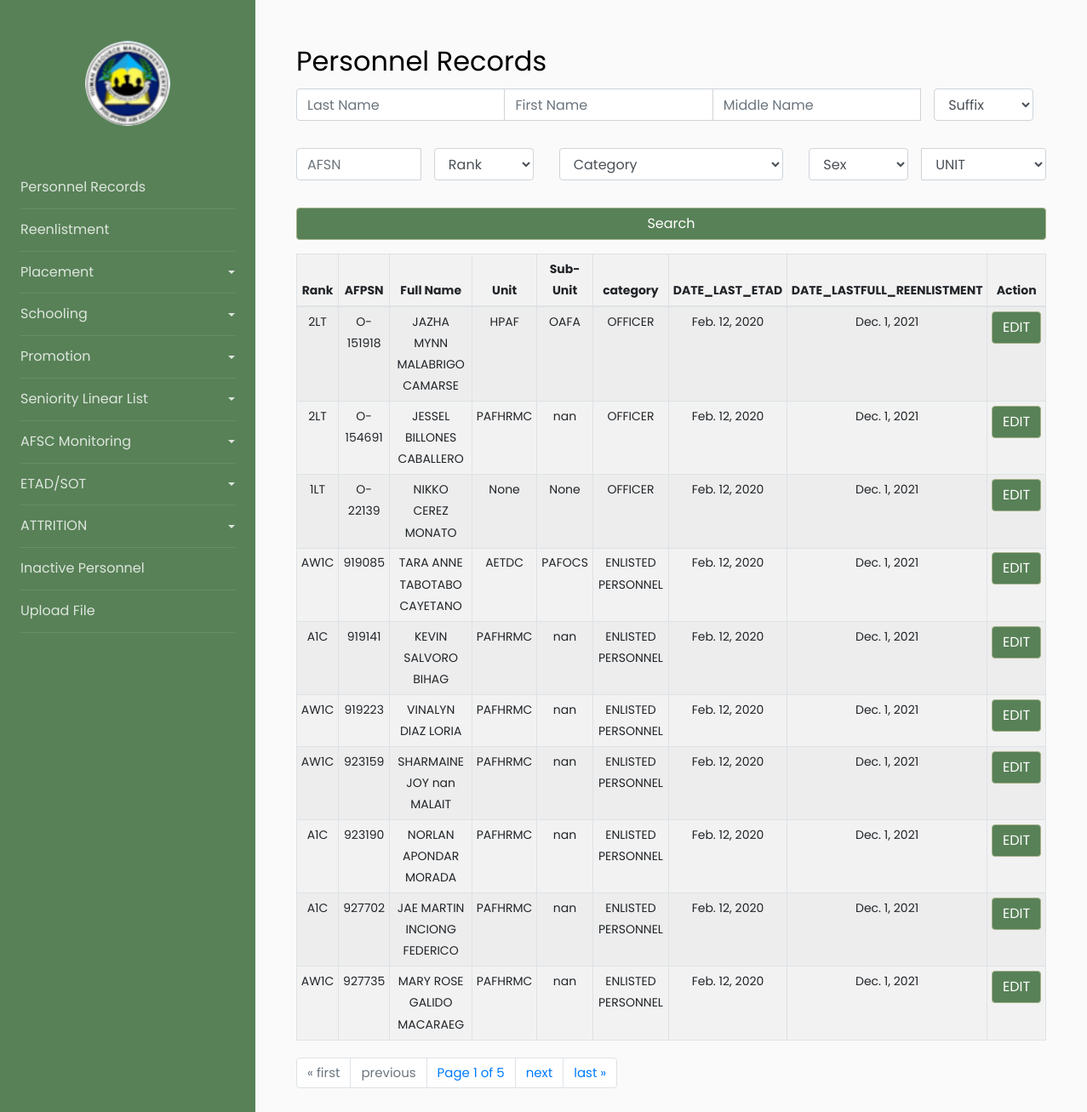
The page / on the database its author committed.
### myapp/models.py (models this page shows, shortened)
class PersonnelItem(models.Model):
    RANK = models.CharField(max_length=200)
    LAST_NAME = models.CharField(max_length=200)
    FIRST_NAME = models.CharField(max_length=200)
    MIDDLE_NAME = models.CharField(max_length=200, blank=True, null=True)
    EXTENSION_NAME = models.CharField(max_length=200, blank=True, null=True)
    SERIAL_NUMBER = models.CharField(max_length=200)
    BOS = models.CharField(max_length=200)
    SEX = models.CharField(max_length=10)
    BIRTHDAY = models.DateField(blank=True, null=True)
    CONTACT_NUMBER = models.CharField(max_length=200, blank=True, null=True)
    ADDRESS = models.CharField(max_length=200, blank=True, null=True)
    CLASSIFICATION = models.CharField(max_length=200)
    CATEGORY = models.CharField(max_length=200)
    SOURCE_OF_ENLISTMENT_COMMISION =models.CharField(max_length=200)
    PILOT_RATED_NON_RATED = models.CharField(max_length=200, blank=True, null=True)
    AFSC = models.CharField(max_length=200, blank=True, null=True)
    HIGHEST_PME_COURSES = models.CharField(max_length=200, blank=True, null=True)
    EFFECTIVE_DATE_APPOINTMENT = models.DateField()
    EFFECTIVE_DATE_ENTERED = models.DateField()
    DATE_LAST_PROMOTION_APPOINTMENT = models.DateField(blank=True, null=True)
    UNIT = models.CharField(max_length=200, blank=True, null=True)
    SUB_UNIT = models.CharField(max_length=200, blank=True, null=True)
    DATE_LASTFULL_REENLISTMENT = models.DateField( blank=True, null=True)
    DATE_LAST_ETAD = models.DateField( blank=True, null=True)

### myapp/views.py (the view)
# urls.py: path('', views.index, name='index'),
def index(request):
    last_name_query = request.GET.get('last_name')
    first_name_query = request.GET.get('first_name')
    middle_name_query = request.GET.get('middle_name')
    suffix_query = request.GET.get('suffix')
    afsn_query = request.GET.get('afsn')
    rank_query = request.GET.get('rank')
    category_query = request.GET.get('category')
    sex_query = request.GET.get('sex')
    unit_query = request.GET.get('unit')
    filters = Q()
    if last_name_query:
        filters &= Q(LAST_NAME__icontains=last_name_query)
    if first_name_query:
        filters &= Q(FIRST_NAME__icontains=first_name_query)
    if middle_name_query:
        filters &= Q(MIDDLE_NAME__icontains=middle_name_query)
    if suffix_query and suffix_query != "Suffix":
        filters &= Q(EXTENSION_NAME__icontains=suffix_query)
    if afsn_query:
        filters &= Q(SERIAL_NUMBER__icontains=afsn_query)  # Change this to 'SERIAL_NUMBER'
    if rank_query and rank_query != "Rank":
        filters &= Q(RANK__icontains=rank_query)
    if category_query and category_query != "Category":
        filters &= Q(CATEGORY__icontains=category_query)
    if sex_query and sex_query != "Sex":
        filters &= Q(SEX__icontains=sex_query)
    if unit_query:
        filters &= Q(UNIT__icontains=unit_query)
    persons = PersonnelItem.objects.filter(filters)
    paginator = Paginator(persons, 10)
    page_num = request.GET.get("page")
    persons = paginator.get_page(page_num)
    return render(request, 'myapp/index.html', {
        'persons': persons,
        'last_name_query': last_name_query,
        'first_name_query': first_name_query,
        'middle_name_query': middle_name_query,
        'suffix_query': suffix_query,
        'afsn_query': afsn_query,
        'rank_query': rank_query,
        'category_query': category_query,
        'sex_query': sex_query,
        'unit_query': unit_query,
    })

### myapp/templates/myapp/index.html (shortened to what this page needs)
{% extends 'Base/base.html' %}
{% block content %}
<h2>Personnel Records</h2>
{% include 'myapp/searchforms.html' %}
{% include 'myapp/tablewithPaginator.html' %}
{% endblock %}

### myapp/templates/myapp/tablewithPaginator.html (shortened to what this page needs)
<table class="table table-responsive-sm table-bordered table-striped table-sm" id="sortableTable">
    <thead>
        <tr>
            <th class="sortable" data-sort="RANK">Rank</th>
            <th class="sortable" data-sort="AFPSN">AFPSN</th>
            <th class="sortable" data-sort="FULL_NAME">Full Name</th>
            <th class="sortable" data-sort="UNIT">Unit</th>
            <th class="sortable" data-sort="SUB_UNIT">Sub-Unit</th>
            <th class="sortable" data-sort="CATEGORY">category</th>
            <th class="sortable" data-sort="DATE_LAST_ETAD">DATE_LAST_ETAD</th>
            <th class="sortable" data-sort="DATE_LASTFULL_REENLISTMENT">DATE_LASTFULL_REENLISTMENT</th>
            <th>Action</th>
        </tr>
    </thead>
    <tbody>
        {% for person in persons %}
        <tr>
            <td>{{ person.RANK }}</td>
            <td>{{ person.SERIAL_NUMBER }}</td>
            <td>{{ person.FIRST_NAME}} {{person.MIDDLE_NAME}} {{person.LAST_NAME}}</td>
            <td>{{ person.UNIT }}</td>
            <td>{{ person.SUB_UNIT }}</td>
            <td>{{ person.CATEGORY }}</td>
            <td>{{ person.DATE_LAST_ETAD }}</td>
            <td>{{ person.DATE_LASTFULL_REENLISTMENT }}</td>
            <td>
              <button class="btn btn-primary openModalButton"
              data-rank="{{ person.RANK }}"
              data-lastname="{{ person.LAST_NAME }}"
              data-firstname="{{ person.FIRST_NAME }}"
              data-middlename="{{ person.MIDDLE_NAME }}"
              data-suffix="{{ person.EXTENSION_NAME }}"
              data-afpsn="{{ person.SERIAL_NUMBER }}"
              data-unit="{{ person.UNIT }}"
              data-subunit="{{ person.SUB_UNIT }}"
              data-birthday="{{ person.BIRTHDAY|date:'d-b-Y' }}"
              data-contactnumber="{{ person.CONTACT_NUMBER }}"
              data-sex="{{ person.SEX }}"
              data-address="{{ person.ADDRESS }}"
              data-classification="{{ person.CLASSIFICATION }}"
              data-sourceofenlistmentcommission="{{ person.SOURCE_OF_ENLISTMENT_COMMISION }}"
              data-category="{{ person.CATEGORY }}"
              data-afsc="{{ person.AFSC }}"
              data-hpme="{{ person.HIGHEST_PME_COURSES }}"
              data-dateenteredmilitary="{{ person.EFFECTIVE_DATE_ENTERED|date:'d-b-Y' }}"
              data-lengthofservice="{{ person.LENGTH_OF_SERVICE }}"
              data-pilotrating="{{ person.PILOT_RATED_NON_RATED }}"
              data-promotion="{{ person.DATE_LAST_PROMOTION_APPOINTMENT|date:'Y-m-d' }}"
              data-dateofcommissionship="{{ person.EFFECTIVE_DATE_APPOINTMENT|date:'d-b-Y' }}"
              data-fullreeenlistment="{{ person.DATE_LASTFULL_REENLISTMENT|date:'Y-m-d' }}"
              data-dateoflastetadsot="{{ person.DATE_LAST_ETAD|date:'Y-m-d' }}"
              data-toggle="modal"
              data-target="#myModal">EDIT</button>
            </td>
        </tr>
        {% endfor %}
    </tbody>
</table>
  {% include 'modals/updateModal.html' %}
<nav aria-label="...">
    <ul class="pagination">
        {% if persons.has_previous %}
            <li class="page-item">
                <a class="page-link" href="?page=1">&laquo; first</a>
            </li>
            <li class="page-item">
                <a class="page-link" href="?page={{ persons.previous_page_number }}">previous</a>
            </li>
        {% else %}
            <li class="page-item disabled">
                <span class="page-link">&laquo; first</span>
            </li>
            <li class="page-item disabled">
                <span class="page-link">previous</span>
            </li>
        {% endif %}
        <li class="page-item">
            <span class="page-link">
                Page {{ persons.number }} of {{ persons.paginator.num_pages }}
            </span>
        </li>
        {% if persons.has_next %}
            <li class="page-item">
                <a class="page-link" href="?page={{ persons.next_page_number }}">next</a>
            </li>
            <li class="page-item">
                <a class="page-link" href="?page={{ persons.paginator.num_pages }}">last &raquo;</a>
            </li>
        {% endif %}
    </ul>
</nav>

### rows shown on the page
PersonnelItem: RANK "2LT", SERIAL_NUMBER "O-151918", FIRST_NAME "JAZHA MYNN", MIDDLE_NAME "MALABRIGO", LAST_NAME "CAMARSE", UNIT "HPAF", SUB_UNIT "OAFA", CATEGORY "OFFICER", DATE_LAST_ETAD "Feb. 12, 2020", DATE_LASTFULL_REENLISTMENT "Dec. 1, 2021"
PersonnelItem: RANK "2LT", SERIAL_NUMBER "O-154691", FIRST_NAME "JESSEL", MIDDLE_NAME "BILLONES", LAST_NAME "CABALLERO", UNIT "PAFHRMC", SUB_UNIT "nan", CATEGORY "OFFICER", DATE_LAST_ETAD "Feb. 12, 2020", DATE_LASTFULL_REENLISTMENT "Dec. 1, 2021"
PersonnelItem: RANK "1LT", SERIAL_NUMBER "O-22139", FIRST_NAME "NIKKO", MIDDLE_NAME "CEREZ", LAST_NAME "MONATO", UNIT "None", SUB_UNIT "None", CATEGORY "OFFICER", DATE_LAST_ETAD "Feb. 12, 2020", DATE_LASTFULL_REENLISTMENT "Dec. 1, 2021"
PersonnelItem: RANK "AW1C", SERIAL_NUMBER "919085", FIRST_NAME "TARA ANNE", MIDDLE_NAME "TABOTABO", LAST_NAME "CAYETANO", UNIT "AETDC", SUB_UNIT "PAFOCS", CATEGORY "ENLISTED PERSONNEL", DATE_LAST_ETAD "Feb. 12, 2020", DATE_LASTFULL_REENLISTMENT "Dec. 1, 2021"
PersonnelItem: RANK "A1C", SERIAL_NUMBER "919141", FIRST_NAME "KEVIN", MIDDLE_NAME "SALVORO", LAST_NAME "BIHAG", UNIT "PAFHRMC", SUB_UNIT "nan", CATEGORY "ENLISTED PERSONNEL", DATE_LAST_ETAD "Feb. 12, 2020", DATE_LASTFULL_REENLISTMENT "Dec. 1, 2021"
PersonnelItem: RANK "AW1C", SERIAL_NUMBER "919223", FIRST_NAME "VINALYN", MIDDLE_NAME "DIAZ", LAST_NAME "LORIA", UNIT "PAFHRMC", SUB_UNIT "nan", CATEGORY "ENLISTED PERSONNEL", DATE_LAST_ETAD "Feb. 12, 2020", DATE_LASTFULL_REENLISTMENT "Dec. 1, 2021"
PersonnelItem: RANK "AW1C", SERIAL_NUMBER "923159", FIRST_NAME "SHARMAINE JOY", MIDDLE_NAME "nan", LAST_NAME "MALAIT", UNIT "PAFHRMC", SUB_UNIT "nan", CATEGORY "ENLISTED PERSONNEL", DATE_LAST_ETAD "Feb. 12, 2020", DATE_LASTFULL_REENLISTMENT "Dec. 1, 2021"
PersonnelItem: RANK "A1C", SERIAL_NUMBER "923190", FIRST_NAME "NORLAN", MIDDLE_NAME "APONDAR", LAST_NAME "MORADA", UNIT "PAFHRMC", SUB_UNIT "nan", CATEGORY "ENLISTED PERSONNEL", DATE_LAST_ETAD "Feb. 12, 2020", DATE_LASTFULL_REENLISTMENT "Dec. 1, 2021"
PersonnelItem: RANK "A1C", SERIAL_NUMBER "927702", FIRST_NAME "JAE MARTIN", MIDDLE_NAME "INCIONG", LAST_NAME "FEDERICO", UNIT "PAFHRMC", SUB_UNIT "nan", CATEGORY "ENLISTED PERSONNEL", DATE_LAST_ETAD "Feb. 12, 2020", DATE_LASTFULL_REENLISTMENT "Dec. 1, 2021"
PersonnelItem: RANK "AW1C", SERIAL_NUMBER "927735", FIRST_NAME "MARY ROSE", MIDDLE_NAME "GALIDO", LAST_NAME "MACARAEG", UNIT "PAFHRMC", SUB_UNIT "nan", CATEGORY "ENLISTED PERSONNEL", DATE_LAST_ETAD "Feb. 12, 2020", DATE_LASTFULL_REENLISTMENT "Dec. 1, 2021"

### other values the page prints
{{ persons.number }} "1"
{{ persons.paginator.num_pages }} "5"
